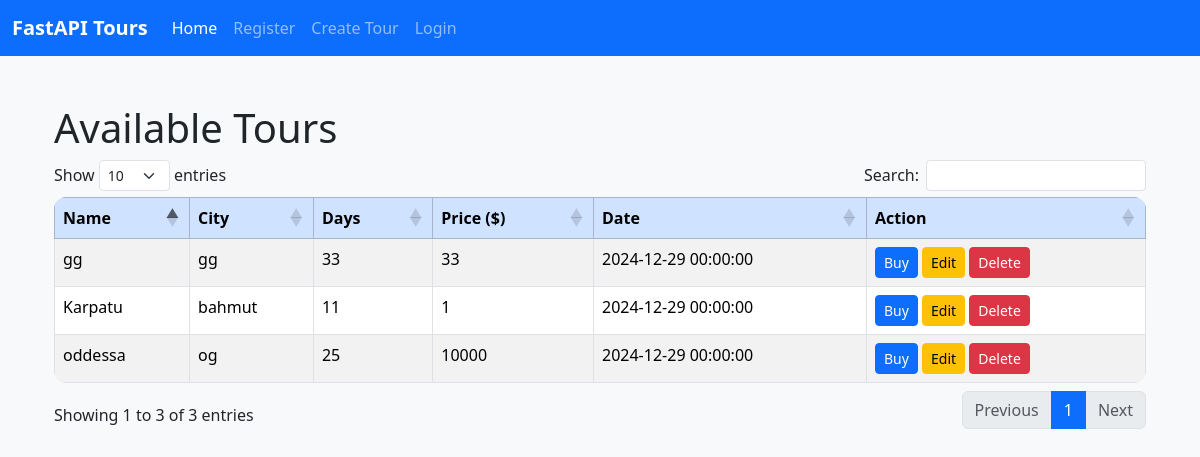
Before: / with the older database file.
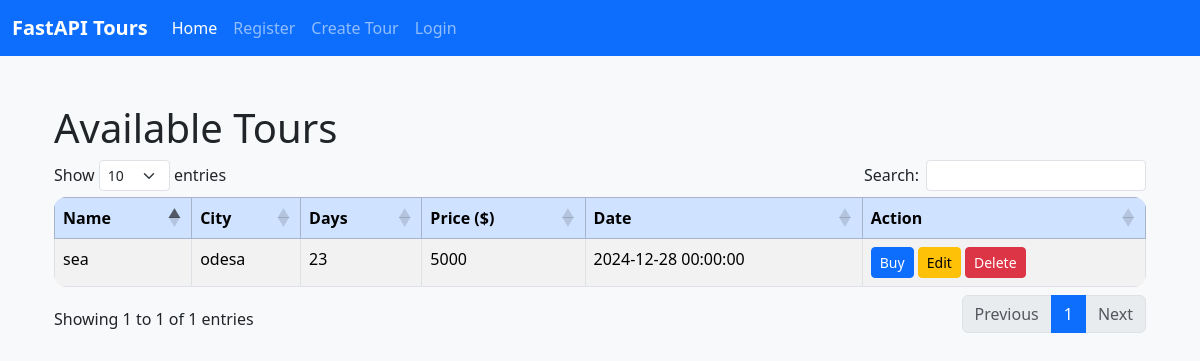
After: the same page with the newer database file.
### db.py (models this page shows)
class Tour(Base):
    __tablename__ = 'tour'          # як буде називатись табл в SQl
    id = Column(Integer, primary_key=True)
    name = Column(String(50), nullable=False)
    city = Column(String(50), nullable=False)
    days = db.Column(db.Integer, nullable=False)
    price = db.Column(db.Integer, nullable=False)
    date = Column(DateTime, nullable=False)

### views.py (the view)
@app.get('/', response_class=HTMLResponse)
def home(request: Request, db: Session = Depends(get_db)):  # параметр щоб дістати щось з бд
    tours = db.query(Tour).all()
    return templates.TemplateResponse('index.html', {'tours': tours, 'request': request})

### templates/index.html (shortened to what this page needs)
{% extends 'base.html' %}
{% block content %}
<div class="container mt-5">
    <h1>Available Tours</h1>
    <table id="toursTable" class="table table-striped table-bordered table-responsive">
        <thead class="table-primary">
            <tr>
                <th>Name</th>
                <th>City</th>
                <th>Days</th>
                <th>Price ($)</th>
                <th>Date</th>
                <th>Action</th>
            </tr>
        </thead>
        <tbody>
            {% for t in tours %}
            <tr>
                <td>{{ t.name }}</td>
                <td>{{ t.city }}</td>
                <td>{{ t.days }}</td>
                <td>{{ t.price }}</td>
                <td>{{ t.date }}</td>
                <td>
                    <form action="/buy-tour" method="get" style="display:inline;">
                        <button class="btn btn-sm btn-primary">Buy</button>
                    </form>
                    <button class="btn btn-sm btn-warning edit-tour-btn" data-id="{{ t.id }}" data-name="{{ t.name }}" data-city="{{ t.city }}" data-days="{{ t.days }}" data-price="{{ t.price }}" data-date="{{ t.date }}">Edit</button>
                    <button class="btn btn-sm btn-danger delete-tour-btn" data-id="{{ t.id }}">Delete</button>
                </td>
            </tr>
            {% endfor %}
        </tbody>
    </table>
</div>
{% endblock %}

### templates/base.html (shortened to what this page needs)
<!DOCTYPE html>
<html lang="en">
<head>
    <link href="https://cdn.datatables.net/1.13.6/css/dataTables.bootstrap5.min.css" rel="stylesheet">
    <link href="https://cdn.jsdelivr.net/npm/bootstrap@5.3.3/dist/css/bootstrap.min.css" rel="stylesheet">
    <link rel="stylesheet" href="/static/css/style.css">
</head>
<body>
<nav class="navbar navbar-expand-lg navbar-dark bg-primary">
    <div class="container-fluid">
        <a class="navbar-brand" href="/">FastAPI Tours</a>
        <div class="collapse navbar-collapse" id="navbarNav">
            <ul class="navbar-nav">
                <li class="nav-item">
                    <a class="nav-link {% if request.url.path == '/' %}active{% endif %}" href="/">Home</a>
                </li>
                <li class="nav-item">
                    <a class="nav-link {% if request.url.path == '/register' %}active{% endif %}" href="/register">Register</a>
                </li>
                <li class="nav-item">
                    <a class="nav-link {% if request.url.path == '/create-tour' %}active{% endif %}" href="/create-tour">Create Tour</a>
                </li>
                {% if request.cookies.get('user_id') %}
                <li class="nav-item">
                    <a class="nav-link" href="/logout">Logout</a>
                </li>
                {% else %}
                <li class="nav-item">
                    <a class="nav-link {% if request.url.path == '/login' %}active{% endif %}" href="/login">Login</a>
                </li>
                {% endif %}
            </ul>
        </div>
    </div>
</nav>
    <div class="container mt-4">
        {% block content %}{% endblock %}
    </div>
</body>
</html>

### static/css/style.css (style rules this page uses)
body { background-color: #f8f9fa; }
.navbar-brand { font-weight: bold; }
.table { border-radius: 12px; overflow: hidden; }

Changed rows visible on the page:
removed Tour: name "Karpatu", city "bahmut", days "11", price "1", date "2024-12-29 00:00:00"
removed Tour: name "oddessa", city "og", days "25", price "10000", date "2024-12-29 00:00:00"
removed Tour: name "gg", city "gg", days "33", price "33", date "2024-12-29 00:00:00"
added Tour: name "sea", city "odesa", days "23", price "5000", date "2024-12-28 00:00:00"
Other visible differences:
text written by a page script: "Show entries Search: Showing 1 to 3 of 3 entries Previous 1 Next" → "Show entries Search: Showing 1 to 1 of 1 entries Previous 1 Next"
